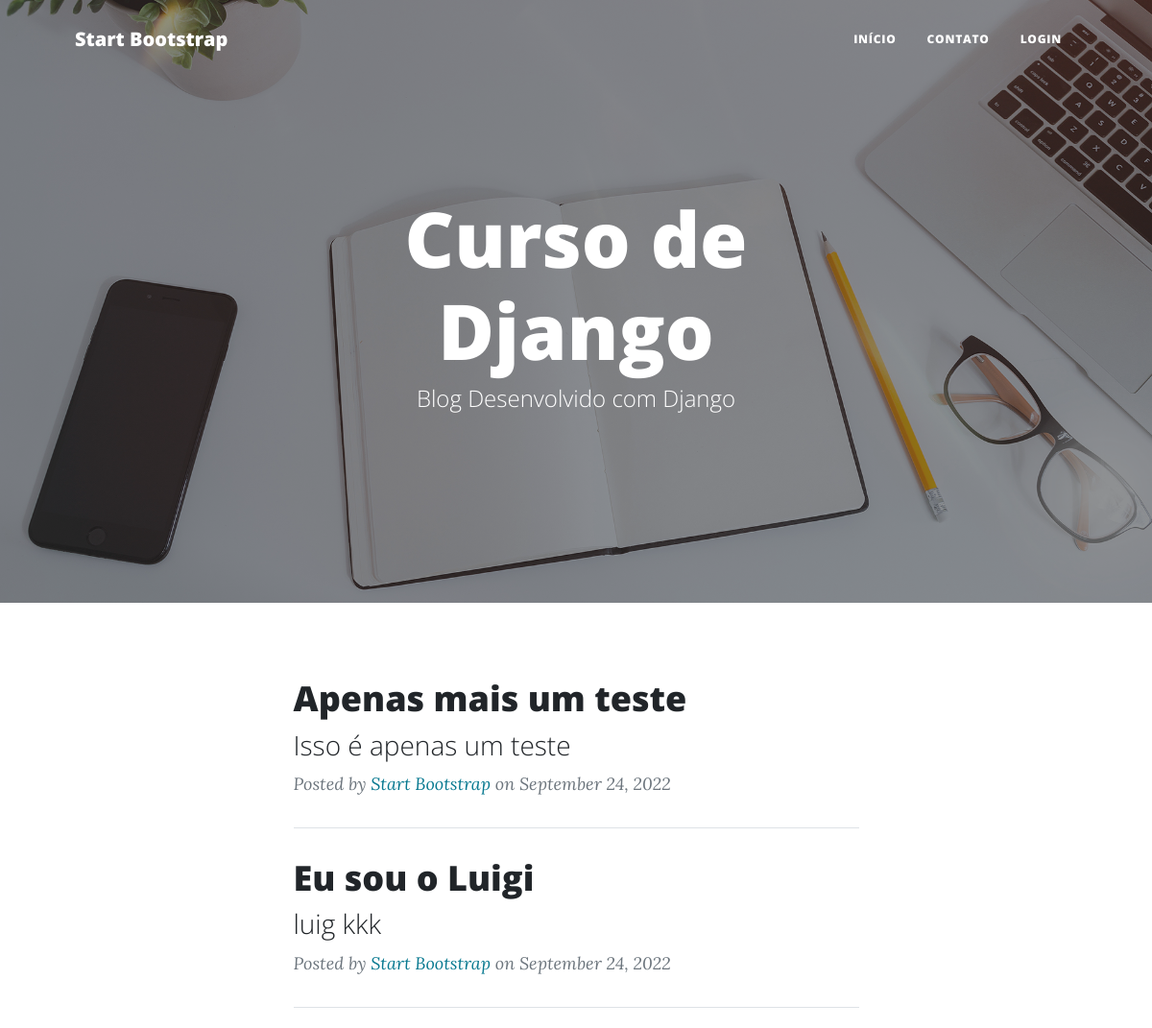
The app's page / (upper part), older data.
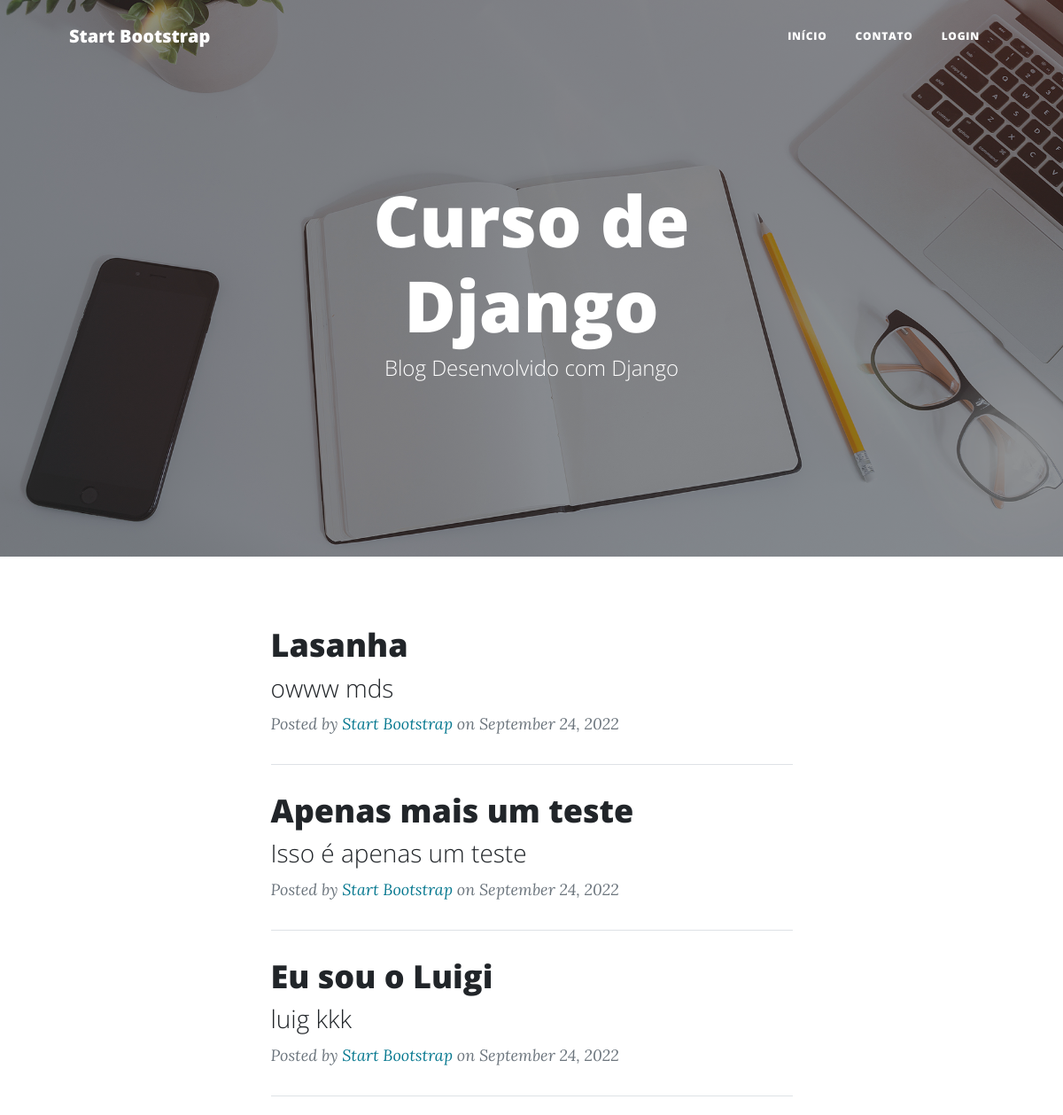
The same page, newer data.
### blog/models.py (models this page shows, shortened)
class Post(models.Model):
   title = models.CharField(verbose_name="Título", max_length=200)
   subtitle = models.CharField(verbose_name="Subtítulo", max_length=300)
   slug = models.SlugField(max_length=200)
   author = models.ForeignKey(User, on_delete=models.CASCADE)
   content = RichTextField(verbose_name="Conteúdo")
   published_at = models.DateTimeField(default=timezone.now)
   created_at = models.DateTimeField(auto_now_add=True)#só irá add a data na 1ª vez | campo oculto
   modified_at = models.DateTimeField(auto_now=True)#campo oculto
   status = models.CharField(max_length=20, choices=STATUS, default='draft')
   category = models.ManyToManyField(Category, related_name="get_posts")
   background_image = models.ImageField(upload_to="blog", null=True, blank=True)
   objects = models.Manager()
   published = PublishedManager()
   class Meta:
      ordering = ('-published_at',)#irá mostrar os mais recentes antes

### blog/views.py (the view)
# urls.py: path('', views.BlogListView.as_view(), name='blog.home'),
class BlogListView(ListView):
   model = Post
   template_name = 'blog/home.html'
   context_object_name = 'posts'

### social/processors.py (called while the page is built)
def context_social(request):
   context_dict = {}
   links = Link.objects.all()
   for i in links:
      context_dict[i.social_network] = i.url
   return context_dict

### blog/templates/blog/home.html (shortened to what this page needs)
{% extends 'base.html' %}
{% load static %}
{% block header %}
   <header class="masthead" style="background-image: url({% static 'img/home-bg.jpg' %})">
      <div class="container position-relative px-4 px-lg-5">
         <div class="row gx-4 gx-lg-5 justify-content-center">
            <div class="col-md-10 col-lg-8 col-xl-7">
               <div class="site-heading">
                     <h1>Curso de Django</h1>
                     <span class="subheading">Blog Desenvolvido com Django</span>
               </div>
            </div>
         </div>
      </div>
   </header>
{% endblock %}
{% block content %}
   {% for post in posts %}
      <div class="post-preview">
         <a href="{% url 'post.detail' post.slug %}">
             <h2 class="post-title">{{post.title}}</h2>
             <h3 class="post-subtitle">{{post.subtitle|truncatechars:"200"}}</h3>
         </a>
         <p class="post-meta">
             Posted by
             <a href="#!">Start Bootstrap</a>
             on September 24, 2022
         </p>
     </div>
     <hr class="my-4" />
   {% endfor %}
{% endblock %}

### static/templates/base.html (shortened to what this page needs)
{% load static %}
<!DOCTYPE html>
<html lang="en">
<head>
   <link href="https://cdn.jsdelivr.net/npm/bootstrap@5.1.3/dist/css/bootstrap.min.css" rel="stylesheet">
   <link rel="stylesheet" href="{% static 'css/style_blog.css' %}">
</head>
<body>
   <nav class="navbar navbar-expand-lg navbar-light" id="mainNav">
      <div class="container px-4 px-lg-5">
          <a class="navbar-brand" href="#">Start Bootstrap</a>
          <div class="collapse navbar-collapse" id="navbarResponsive">
              <ul class="navbar-nav ms-auto py-4 py-lg-0">
                  <li class="nav-item"><a class="nav-link px-lg-3 py-3 py-lg-4" href="{% url 'blog.home' %}">INÍCIO</a></li>
                  <li class="nav-item"><a class="nav-link px-lg-3 py-3 py-lg-4" href="{% url 'contact' %}">CONTATO</a></li>
                  {% if user.is_authenticated %}
                     <li class="nav-item"><a class="nav-link px-lg-3 py-3 py-lg-4" href="{% url 'post.new' %}">+ NOVO POST</a></li>
                     <li class="nav-item"><a class="nav-link px-lg-3 py-3 py-lg-4" href="#">OLÁ, {{user.username}} &#128522;</a></li>
                     <li class="nav-item"><a class="nav-link px-lg-3 py-3 py-lg-4" href="{% url 'logout' %}">LOGOUT</a></li>
                  {% else %}
                     <li class="nav-item"><a class="nav-link px-lg-3 py-3 py-lg-4" href="{% url 'login' %}">LOGIN</a></li>
                  {% endif %}
              </ul>
          </div>
      </div>
   </nav>
   {% block header %}
   {% endblock %}
   <div class="container px-4 px-lg-5">
      <div class="row gx-4 gx-lg-5 justify-content-center">
         <div class="col-md-10 col-lg-8 col-xl-7">
            {% block content %}
            {% endblock %}
         </div>
      </div>
   </div>
</body>
</html>

Row changes from the older to the newer data that the page shows:
added Post: title "Lasanha", subtitle "owww mds"
